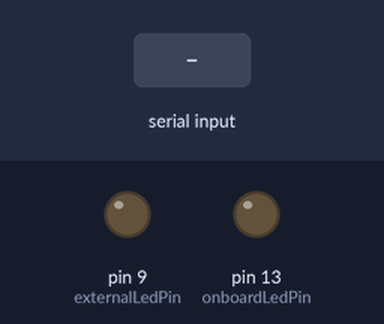
Recording of a sketch running on a simulated Arduino Uno, built with avr-gcc and run on an emulated ATmega328P. On the bench: output pins drawn as LEDs (lit = HIGH). The inputs (shaded band) are chosen by the test bench. What the sketch prints to the serial monitor is not drawn.

Above: at 1.2 s.
1.3 s: "90 45\n" received over Serial
At 2.1 s:
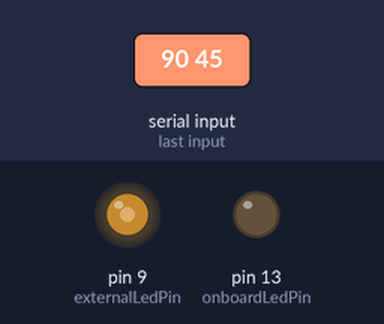
Timing chart, 0 to 10.3 s (numbered marks = the images above; inputs shaded):
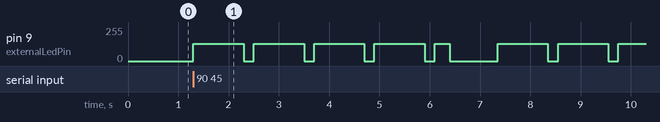

Measured:
- after the input at 1.3 s, pin 9 (externalLedPin): 0/255 → 128/255 at once, → 0/255 1.0 s later, → 128/255 0.20 s later, → 0/255 1.0 s later, … (15 changes in this stretch)

The sketch:

Morse_Convertor_rev2_Heavy_Comments.ino
```cpp
/*
This Arduino sketch drives an LED using an ARDUINO Uno R3.
Users can input alphanumeric text in the serial monitor of the Arduino IDE.
Upon pressing enter, the text is represented in Morse code and blinked on an LED.
*/

// Define pin numbers
const int onboardLedPin = 13;       // Onboard LED pin number
const int externalLedPin = 9;       // External LED pin number (PWM-capable for brightness control)

int brightness = 128;               // LED brightness (0 to 255, with 128 being half brightness)
int time_delay = 750;               // Time delay between letters in Morse code

// Morse code mappings for letters a-z and numbers 0-9
char* morseCode[36] = {
  ".-", "-...", "-.-.", "-..", ".", "..-.", "--.", "....", "..", ".---",
  "-.-", ".-..", "--", "-.", "---", ".--.", "--.-", ".-.", "...", "-",
  "..-", "...-", ".--", "-..-", "-.--", "--..",
  "-----", ".----", "..---", "...--", "....-", ".....", "-....", "--...", "---..", "----."
};

void setup() {
  pinMode(onboardLedPin, OUTPUT);   // Set onboard LED pin as output
  digitalWrite(onboardLedPin, LOW); // Turn off onboard LED

  pinMode(externalLedPin, OUTPUT);  // Set external LED pin as output
  Serial.begin(9600);               // Initialize serial communication at 9600 baud rate
  Serial.println("Enter a word: "); // Prompt user to enter a word in the serial monitor
}

void loop() {
  // Check if there's data available to read from the serial monitor
  if (Serial.available()) {
    char c = Serial.read();         // Read the incoming character

    // Check if the character is a lowercase letter
    if (c >= 'a' && c <= 'z') {
      blinkMorse(morseCode[c - 'a']);
    }
    // Check if the character is an uppercase letter
    else if (c >= 'A' && c <= 'Z') {
      blinkMorse(morseCode[c - 'A']);
    }
    // Check if the character is a number
    else if (c >= '0' && c <= '9') {
      blinkMorse(morseCode[c - '0' + 26]);  // Offset by 26 to account for a-z in the array
    }

    delay(time_delay);  // Delay between individual letters to distinguish them
  }
}

// Function to blink Morse code on the LED for a given character's Morse representation
void blinkMorse(char* code) {
  // Iterate through each symbol (dot or dash) in the Morse code representation
  for (int i = 0; i < strlen(code); i++) {
    // If the symbol is a dot
    if (code[i] == '.') {
      analogWrite(externalLedPin, brightness);  // Turn on LED with the specified brightness
      delay(300);                               // Duration LED stays on for a dot
      analogWrite(externalLedPin, 0);           // Turn off LED
      delay(200);                               // Duration LED stays off between Morse code symbols within a letter
    }
    // If the symbol is a dash
    else if (code[i] == '-') {
      analogWrite(externalLedPin, brightness);  // Turn on LED with the specified brightness
      delay(1000);                              // Duration LED stays on for a dash
      analogWrite(externalLedPin, 0);           // Turn off LED
      delay(200);                               // Duration LED stays off between Morse code symbols within a letter
    }
  }
}
```

Morse_Code_Convertor_rev3.c
```cpp
#include <LiquidCrystal.h>

// Initialize the LCD library with the numbers of the interface pins
LiquidCrystal lcd(12, 11, 5, 4, 3, 2);

// Define LED Pins
const int onboardLedPin = 13;
const int morseLedPin = 9;  // Morse code output LED
const int errorLedPin = 10;  // Error indication LED

int brightness = 100;  // Half brightness
int time_delay = 750;

void blinkMorse(char* code);  // Function declaration

// Define Morse code mappings
char* morseCode[43] = {
  ".-", "-...", "-.-.", "-..", ".", "..-.", "--.", "....", "..", ".---",
  "-.-", ".-..", "--", "-.", "---", ".--.", "--.-", ".-.", "...", "-",
  "..-", "...-", ".--", "-..-", "-.--", "--..",
  "-----", ".----", "..---", "...--", "....-", ".....", "-....", "--...", "---..", "----.",
  "--..--", ".-.-.-", "-.-.-", "---...", ".----.", ".-..-.", "-....-"
};

void setup() {
  pinMode(onboardLedPin, OUTPUT);
  pinMode(morseLedPin, OUTPUT);
  pinMode(errorLedPin, OUTPUT);

  digitalWrite(onboardLedPin, LOW);
  digitalWrite(errorLedPin, LOW);

  Serial.begin(9600);
  Serial.println("Enter a word:");

  // Set up the LCD's number of columns and rows:
  lcd.begin(16, 2);
  lcd.print("Enter a word:");
}

void loop() {
  if (Serial.available()) {
    char c = Serial.read();

    // Display the character on the LCD
    lcd.print(c);

    // Check for newline or carriage return and skip them
    if (c != '\n' && c != '\r') {
        bool validCharacter = false;  // Flag to check if the character is valid

        if (c >= 'a' && c <= 'z') {
          blinkMorse(morseCode[c - 'a']);
          validCharacter = true;
        } else if (c >= 'A' && c <= 'Z') {
          blinkMorse(morseCode[c - 'A']);
          validCharacter = true;
        } else if (c >= '0' && c <= '9') {
          blinkMorse(morseCode[c - '0' + 26]);
          validCharacter = true;
        } else {
          switch(c) {
            case ',': blinkMorse(morseCode[36]); validCharacter = true; break;
            case '.': blinkMorse(morseCode[37]); validCharacter = true; break;
            case ';': blinkMorse(morseCode[38]); validCharacter = true; break;
            case ':': blinkMorse(morseCode[39]); validCharacter = true; break;
            case '\'': blinkMorse(morseCode[40]); validCharacter = true; break;
            case '\"': blinkMorse(morseCode[41]); validCharacter = true; break;
            case '-': blinkMorse(morseCode[42]); validCharacter = true; break;
          }
        }

        // If the character was not valid, print error and blink rapidly
        if (!validCharacter) {
            Serial.println("Non-standard character detected, please try again");
            for (int i = 0; i < 5; i++) {
                analogWrite(errorLedPin, brightness);  // Turn error LED on
                delay(100);  // 100ms on
                analogWrite(errorLedPin, 0);   // Turn error LED off
                delay(25);  // 25ms off
            }
        }

        delay(time_delay);  // Gap between letters
    }
  }
}

void blinkMorse(char* code) {
  for (int i = 0; i < strlen(code); i++) {
    if (code[i] == '.') {
      analogWrite(morseLedPin, brightness);  // Control brightness
      delay(300);
      analogWrite(morseLedPin, 0);  // Turn off
      delay(200);
    } else if (code[i] == '-') {
      analogWrite(morseLedPin, brightness);  // Control brightness
      delay(1000);
      analogWrite(morseLedPin, 0);  // Turn off
      delay(200);
    }
  }
}
```

Morse_Convertor_rev4.c
```cpp
#include <LiquidCrystal.h>

// Initialize the LCD library with the numbers of the interface pins
LiquidCrystal lcd(12, 11, 5, 4, 3, 2);

// Define LED Pins
const int onboardLedPin = 13;
const int morseLedPin = 9;  // Morse code output LED
const int errorLedPin = 10;  // Error indication LED
const int buzzerPin = 8;  // Buzzer output pin

int currentCursorPos = 0;
int brightness = 100;  // Half brightness
int time_delay = 750;
String inputText = "";  // Store the user input

void blinkMorse(char* code);

// Define Morse code mappings
char* morseCode[43] = {
  ".-", "-...", "-.-.", "-..", ".", "..-.", "--.", "....", "..", ".---",
  "-.-", ".-..", "--", "-.", "---", ".--.", "--.-", ".-.", "...", "-",
  "..-", "...-", ".--", "-..-", "-.--", "--..",
  "-----", ".----", "..---", "...--", "....-", ".....", "-....", "--...", "---..", "----.",
  "--..--", ".-.-.-", "-.-.-", "---...", ".----.", ".-..-.", "-....-"
};

void setup() {
  pinMode(buzzerPin, OUTPUT);
  pinMode(onboardLedPin, OUTPUT);
  pinMode(morseLedPin, OUTPUT);
  pinMode(errorLedPin, OUTPUT);

  digitalWrite(onboardLedPin, LOW);
  digitalWrite(errorLedPin, LOW);

  Serial.begin(9600);
  Serial.println("Enter a word:");

  // Set up the LCD's number of columns and rows:
  lcd.begin(16, 2);
  lcd.print("Enter a word:");
}

void handleError() {
    Serial.println("Non-standard character detected, please try again");
    lcd.clear();
    lcd.print("Err Invalid Char");
    for (int i = 0; i < 5; i++) {
        analogWrite(errorLedPin, brightness);  // Turn error LED on
        delay(100);  // 100ms on
        analogWrite(errorLedPin, 0);   // Turn error LED off
        delay(25);  // 25ms off
    }
    delay(time_delay);  // Gap after error message
    lcd.clear();
    currentCursorPos = 0;  // Reset cursor position
}

void loop() {
  if (Serial.available()) {
    char c = Serial.read();

    if (c == ' ') { // Check if the input character is a space
      inputText += ' ';
      lcd.setCursor(0, 1);
      if (inputText.length() <= 16) {
        lcd.print(inputText);
      } else {
        lcd.print(inputText.substring(inputText.length() - 16));
      }
      delay(time_delay); // Maintain a delay for spaces
      return;
    }

    // Append character to the inputText
    inputText += c;

    // Display the character on the LCD
    lcd.setCursor(0, 1);
    if (inputText.length() <= 16) {
      lcd.print(inputText);
    } else {
      lcd.print(inputText.substring(inputText.length() - 16));
    }

    // Check for newline or carriage return
    if (c != '\n' && c != '\r') {
        bool validCharacter = false;  // Flag to check if the character is valid

        if (c >= 'a' && c <= 'z') {
          blinkMorse(morseCode[c - 'a']);
          validCharacter = true;
        } else if (c >= 'A' && c <= 'Z') {
          blinkMorse(morseCode[c - 'A']);
          validCharacter = true;
        } else if (c >= '0' && c <= '9') {
          blinkMorse(morseCode[c - '0' + 26]);
          validCharacter = true;
        } else {
          switch(c) {
            case ',': blinkMorse(morseCode[36]); validCharacter = true; break;
            case '.': blinkMorse(morseCode[37]); validCharacter = true; break;
            case ';': blinkMorse(morseCode[38]); validCharacter = true; break;
            case ':': blinkMorse(morseCode[39]); validCharacter = true; break;
            case '\'': blinkMorse(morseCode[40]); validCharacter = true; break;
            case '\"': blinkMorse(morseCode[41]); validCharacter = true; break;
            case '-': blinkMorse(morseCode[42]); validCharacter = true; break;
          }
        }

        // If the character was not valid, handle the error
        if (!validCharacter) {
            handleError();
        } else {
            delay(time_delay);  // Gap between letters
        }
    } else { // If it's a newline or carriage return
        delay(2000);  // A 2-second delay to let the user read the scrolled message
        lcd.clear();  // Clear the LCD
        inputText = "";  // Clear the inputText
        lcd.print("Enter a word:");  // Display the prompt again
    }
  }
}


void blinkMorse(char* code) {
  for (int i = 0; i < strlen(code); i++) {
    if (code[i] == '.') {
      analogWrite(morseLedPin, brightness);  // Control brightness
      tone(buzzerPin, 1000, 300);  // Start sound at 1000Hz for 300ms
      delay(300);
      analogWrite(morseLedPin, 0);  // Turn off
      noTone(buzzerPin);  // Stop sound
      delay(200);
    } else if (code[i] == '-') {
      analogWrite(morseLedPin, brightness);  // Control brightness
      tone(buzzerPin, 1000, 1000);  // Start sound at 1000Hz for 1000ms
      delay(1000);
      analogWrite(morseLedPin, 0);  // Turn off
      noTone(buzzerPin);  // Stop sound
      delay(200);
    }
  }
}
```
